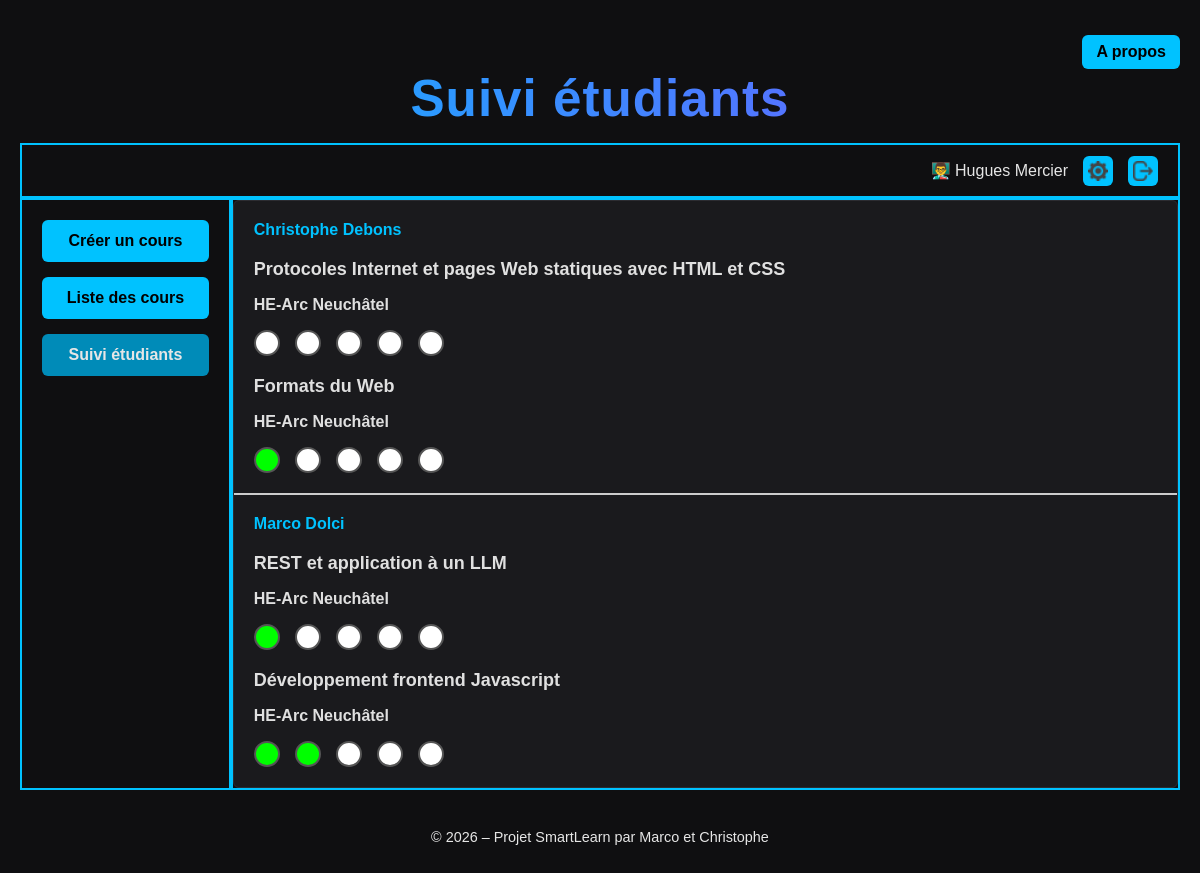
Page /smartlearn/student-progress (signed in) on the committed database.
### tables this page shows
CREATE TABLE user (
    id INT AUTO_INCREMENT PRIMARY KEY,
    email VARCHAR(50) NOT NULL UNIQUE,
    name VARCHAR(50) NOT NULL,
    forename VARCHAR(50) NOT NULL,
    password VARCHAR(255) NOT NULL,
    role ENUM('teacher', 'student') NOT NULL DEFAULT 'student'
);

CREATE TABLE enrollment (
    id INT AUTO_INCREMENT PRIMARY KEY,
    user_id INT NOT NULL,
    course_id INT NOT NULL,
    created_at TIMESTAMP DEFAULT CURRENT_TIMESTAMP,

    CONSTRAINT unique_user_course 
        UNIQUE (user_id, course_id),

    CONSTRAINT fk_enroll_user
        FOREIGN KEY (user_id)
        REFERENCES user(id)
        ON DELETE CASCADE,

    CONSTRAINT fk_enroll_course
        FOREIGN KEY (course_id)
        REFERENCES course(id)
        ON DELETE CASCADE
);

CREATE TABLE course (
    id INT AUTO_INCREMENT PRIMARY KEY,
    name VARCHAR(100) NOT NULL,
    descriptive TEXT NOT NULL,
    delay DATE NOT NULL,
    date_start DATE NOT NULL,
    date_end DATE NOT NULL,
    time_start TIME NOT NULL,
    time_end TIME NOT NULL,
    days VARCHAR(100) NOT NULL,
    period INT NOT NULL,
    sites VARCHAR(100) NOT NULL,
    price DECIMAL(10,2) NOT NULL,
    teacher_id INT NOT NULL,
    
    CONSTRAINT fk_course_teacher
        FOREIGN KEY (teacher_id)
        REFERENCES user(id)
        ON DELETE CASCADE
);

CREATE TABLE enrollmentstatus (
    id INT PRIMARY KEY,
    inscription_status   ENUM('white', 'green', 'red') NOT NULL DEFAULT 'white',
    admissibilite_status ENUM('white', 'green', 'red') NOT NULL DEFAULT 'white',
    paiement_status      ENUM('white', 'green', 'red') NOT NULL DEFAULT 'white',
    realisation_status   ENUM('white', 'green', 'red') NOT NULL DEFAULT 'white',
    certification_status ENUM('white', 'green', 'red') NOT NULL DEFAULT 'white',

    CONSTRAINT fk_status_enrollment
        FOREIGN KEY (id)
        REFERENCES enrollment(id)
        ON DELETE CASCADE
);

### app/controllers/EnrollmentController.php (called while the page is built, shortened)
<?php
require_once 'app/models/Enrollment.php';
class EnrollmentController {
    public function studentProgress() {
        $user = $_SESSION['user'];
        $studentsCourses = Enrollment::getStudentsForTeacher($user['id']);
        $nav = NavigationHelper::getNavigationButton();
        return Helper::view('student_progress', [
            'title' => 'Suivi étudiants',
            'btnAbout' => $nav['btnAbout'],
            'btnAboutLink'  => $nav['btnAboutLink'],
            'user' => $user,
            'studentsCourses' => $studentsCourses
        ]);
    }
}

### index.php (called while the page is built, shortened)
<?php
try {
    $uri = Request::uri();
    $router = Router::load('routes.php');
    $router->direct($uri);
} catch (Exception $e) {
    error_log($e->getMessage());
    Helper::view('error', [
        'title' => 'Erreur interne – 500',
        'message' => "Une erreur inattendue est survenue : " . $e->getMessage()
    ], public: true);
    exit;
}

### core/Model.php (called while the page is built, shortened)
<?php
class Model {
   public static function tableName() {
      return strtolower(get_called_class());
   }
}

### app/models/Enrollment.php (called while the page is built, shortened)
<?php
require_once "core/Model.php";
class Enrollment extends Model {
    public static function getStudentsForTeacher($teacher_id) {
        $dbh = App::get('dbh');
        $table = static::tableName();
        $stmt = $dbh->prepare("
            SELECT
                e.id AS enrollment_id,
                e.user_id,
                e.course_id,
                e.created_at,
                u.name AS student_name,
                u.forename AS student_forename,
                u.email AS student_email,
                c.name,
                c.sites,
                c.days,
                c.date_start,
                c.date_end,
                t.name AS teacher_name,
                t.forename AS teacher_forename,
                es.inscription_status,
                es.admissibilite_status,
                es.paiement_status,
                es.realisation_status,
                es.certification_status
            FROM $table e
            INNER JOIN user u ON u.id = e.user_id
            INNER JOIN course c ON c.id = e.course_id
            INNER JOIN user t ON t.id = c.teacher_id
            LEFT JOIN enrollmentstatus es ON es.id = e.id
            WHERE c.teacher_id = :teacher_id
            ORDER BY u.name ASC, u.forename ASC, c.date_start ASC, c.name ASC
        ");
        $stmt->execute(['teacher_id' => $teacher_id]);
        return $stmt->fetchAll(PDO::FETCH_CLASS, 'EnrollmentCourse');
    }
}

### core/App.php (called while the page is built)
<?php
class App{
  private static $app = [];
  public static function get($key) {
    return static::$app[$key];
  }
  public static function set($key, $value) {
     static::$app[$key] = $value;
  }
  public static function load_config($file) {
     static::$app['config'] = require($file);
  }
}

### app/views/partials/course_item.php (the view)
<?php
    $isAdmin = App::get('isAdmin');
?>
<div class="suivi-course">
    <div class="course-title">
        <?= Helper::e($course->name)?>
    </div>
    <div class="course-meta">
        <p><?= Helper::e($course->sites)?></p>
    </div>
    <div class="pastilles">
        <div class="pastille <?= $isAdmin ? 'clickable' : '' ?>"
            data-id="<?= Helper::e($course->enrollment_id) ?>"
            data-state="<?= Helper::e($course->inscription_status ?? 'white') ?>"
            data-name="inscription_status"
            title="Inscription"></div>
        <div class="pastille <?= $isAdmin ? 'clickable' : '' ?>"
            data-id="<?= Helper::e($course->enrollment_id) ?>"
            data-state="<?= Helper::e($course->admissibilite_status ?? 'white') ?>"
            data-name="admissibilite_status"
            title="Admissibilité"></div>
        <div class="pastille <?= $isAdmin ? 'clickable' : '' ?>"
            data-id="<?= Helper::e($course->enrollment_id) ?>"
            data-state="<?= Helper::e($course->paiement_status ?? 'white') ?>"
            data-name="paiement_status"
            title="Paiement"></div>
        <div class="pastille <?= $isAdmin ? 'clickable' : '' ?>"
            data-id="<?= Helper::e($course->enrollment_id) ?>"
            data-state="<?= Helper::e($course->realisation_status ?? 'white') ?>"
            data-name="realisation_status"
            title="Réalisation"></div>
        <div class="pastille <?= $isAdmin ? 'clickable' : '' ?>"
            data-id="<?= Helper::e($course->enrollment_id) ?>"
            data-state="<?= Helper::e($course->certification_status ?? 'white') ?>"
            data-name="certification_status"
            title="Certification"></div>
    </div>
</div>

### app/views/student_progress.view.php (shortened to what this page needs)
<div class="cours-container">
    <div class="suivi-colum">
        <?php if (!empty($studentsCourses)): ?>
            <?php
            $currentStudent = null;
            foreach ($studentsCourses as $course):
                $studentFullName = trim(($course->student_forename ?? '') . ' ' . ($course->student_name ?? ''));
                if ($currentStudent !== $studentFullName):
                    if ($currentStudent !== null) {
                        echo '<hr class="student-separator">';
                    }
                    $currentStudent = $studentFullName;
                    echo '<div class="suivi-user">' . Helper::e($studentFullName) . '</div>';
                endif;
            ?>
                <?php
                require 'partials/course_item.php';
                ?>
            <?php endforeach; ?>
        <?php else: ?>
            <p>Aucun étudiant inscrit pour le moment.</p>
        <?php endif; ?>
    </div>
</div>

### core/Router.php (shortened to what this page needs)
<?php
class Router {
  protected $routes = [];
  public function define($routes) {
    $this->routes = $routes;
  }
  public function direct($uri) {
    $uri = parse_url($uri)["path"];
    $prefix = App::get('config')['install_prefix'] ?? null;
    if (isset($prefix) && !empty($prefix)) {
      if (strncmp($uri, $prefix, strlen($prefix)) == 0) {
        if (empty($uri = substr($uri, strlen($prefix) + 1))) {
          $uri = "";
        }
      }
    }
    if(array_key_exists ($uri, $this->routes)) {
      return $this->callAction(
          ...explode('@', $this->routes[$uri]['action'])
      );
    }
  }
  protected function callAction($controller, $action = 'index') {
    $control = new $controller;
    return $control->$action();
  }
}

### helpers/Helper.php (shortened to what this page needs)
<?php
class Helper {
    public static function view(string $name, array $data = [], bool $public = false) {
        $config = App::get('config');
        extract($data);
        require "app/views/{$name}.view.php";
        $content = ob_get_clean();
        if ($public) {
            require "app/views/partials/layout_public.php";
        } else {
            require "app/views/partials/layout_prive.php";
        }
    }
    public static function e($value) {
        return htmlspecialchars($value ?? '', ENT_QUOTES, 'UTF-8');
    }
}

### app/views/partials/header.php (shortened to what this page needs)
<!DOCTYPE html>
<html lang="fr">
    <head>
        <link rel="stylesheet"href="<?= $config['CSS_PATH'] ?>style.css">
        </head>
    <body>
    <header>
       <?php
            $btnAboutLink = $btnAboutLink ?? null;
            $btnAbout = $btnAbout ?? null;
        ?>
        <nav class="menu-right">
            <?php if ($btnAboutLink && $btnAbout): ?>
                <a class="btn-about" href="<?= Helper::e($btnAboutLink) ?>">
                    <?= Helper::e($btnAbout) ?>
                </a>
            <?php endif; ?>
        </nav>
        <h1><?= Helper::e($title ?? "SmartLearn") ?></h1>
    </header>

### app/views/partials/layout_prive.php (shortened to what this page needs)
<?php
    require_once 'header.php';
    $isAdmin = App::get('isAdmin');
    $current = trim(parse_url($_SERVER['REQUEST_URI'], PHP_URL_PATH), '/');
    if (str_starts_with($current, $config['install_prefix'])) {
        $current = trim(substr($current, strlen($config['install_prefix'])), '/');
    }
?>
<main>
    <div>
        <div class="border header-user">
            <p class="textRight">
                <?php
                    $user = $_SESSION['user'] ?? null;
                    $icon = (!empty($user) && ($user['role'] ?? '') === 'teacher') ? '👨‍🏫' : '🧑‍🎓';
                ?>
                <?= $icon ?>
                <?= Helper::e(($user['forename'] ?? '') . ' ' . ($user['name'] ?? 'Invité')) ?>
            </p>
            <a class="btn-icon" href="user" title="configuration">
                <img src="<?= $config['FAVICON_PATH'] ?>wheel.png" alt="configuration">
            </a>
            <a class="btn-icon" href="logout" title="Logout">
                <img src="<?= $config['FAVICON_PATH'] ?>logout.png" alt="logout">
            </a>
        </div>
        <div class="box">
            <div class="sidebar border">
                <?php if ($isAdmin): ?>
                    <a class="<?= $current === 'create-course' ? 'active' : '' ?>"href="create-course">Créer un cours</a>
                <?php endif; ?>
                <a class="<?= $current === 'list' ? 'active' : '' ?>"
                   href="list">Liste des cours</a>
                <?php if (($user['role'] ?? '') === 'teacher'): ?>
                    <a class="<?= $current === 'student-progress' ? 'active' : '' ?>"
                    href="student-progress">Suivi étudiants</a>
                <?php else: ?>
                    <a class="<?= $current === 'my-courses' ? 'active' : '' ?>"
                    href="my-courses">Mes cours</a>
                <?php endif; ?>
            </div>
            <div class="content border">
                <?= $content ?>
            </div>
        </div>
    </div>
</main>
<?php require_once 'footer.php'; ?>

### app/views/partials/footer.php
  <footer>
    <p>&copy; 2026 – Projet SmartLearn par Marco et Christophe</p>
  </footer>
</body>
</html>

### public/css/style.css (style rules this page uses)
:root { --accent: #00c2ff; --accent-light: #4ddcff; --accent-dark: #008bb8; --color-bg: #0f0f11; --color-bg-alt: #16161a; --color-text: #e6e6e6; --color-text-muted: #a8a8a8; --red: #ff4d4d; --red-light: #ff8080; --red-bg: rgba(255, 0, 0, 0.15); --green: #4dff4d; --green-light: #80ff80; --green-bg: rgba(0, 255, 0, 0.15); --yellow: #ffd966; --yellow-light: #ffecb3; --gray: #2a2a2e; --gray-light: #3a3a40; --gray-bg: #1a1a1d; --separator: #ccc; --pastille-border: #555; --card-bg: var(--gray-bg); --card-border: var(--gray); --radius-border: 6px; --form-bg: #1b1b1e; --form-border: #2c2c31; --input-bg: #242428; --input-border: #3a3a40; --input-text: #ffffff; --btn-bg: var(--accent); --btn-text: #000; --btn-bg-hover: var(--accent-light); --btn-bg-active: var(--accent-dark); --disabled-bg: #ccc; --title-color: #e0e0e0; --meta-color: #e0e0e0; --gradient-end: #7d4dff; --suivi-user-color: var(--accent); --row-bg: #1a1a1a; --row-border: #2c2c2c; }
body { font-family: Arial, sans-serif; margin: 20px; background-color: var(--color-bg); color: var(--color-text); }
h1 { font-size: 3.2rem; font-weight: 700; text-align: center; margin-bottom: 30px; background: linear-gradient(90deg, var(--accent), var(--gradient-end)); -webkit-background-clip: text; -webkit-text-fill-color: transparent; letter-spacing: 1px; }
header h1 { flex: 1; text-align: center; margin: 0 0 15px 0; }
footer { display: flex; align-items: center; justify-content: center; margin-top: 25px; font-size: 0.9em; }
.menu-right { display: flex; justify-content: flex-end; width: auto; }
.btn-about { display: inline-block; padding: 8px 14px; margin-top: 15px; background-color: var(--btn-bg); color: var(--btn-text); border-radius: var(--radius-border); font-weight: bold; text-decoration: none; transition: background-color 0.2s ease; cursor: pointer; }
.box { display: flex; }
.border { border-color: var(--btn-bg); border-style: solid; border-width: 2px; }
.sidebar { width: 15%; padding: 20px; display: flex; flex-direction: column; gap: 15px; }
.sidebar a { display: block; padding: 12px 18px; background-color: var(--btn-bg); color: var(--btn-text); text-decoration: none; border-radius: var(--radius-border); font-weight: bold; text-align: center; transition: background-color 0.2s ease; }
.sidebar a.active { background-color: var(--btn-bg-active); color: var(--color-text); }
.content { width: 85%; }
.header-user { display: flex; justify-content: flex-end; align-items: center; gap: 15px; padding-right: 20px; }
.btn-icon { display: flex; align-items: center; justify-content: center; width: 30px; height: 30px; background-color: var(--btn-bg); border-radius: var(--radius-border); }
.btn-icon img { width: 20px; height: 20px; }
.suivi-colum { background: var(--card-bg); border-radius: 6px; border: 1px solid var(--form-border); }
.suivi-user { width: 150px; font-weight: bold; color: var(--suivi-user-color); margin: 20px 0px 0px 20px; }
.suivi-course { flex: 1; margin: 20px 0px 20px 20px; }
.course-title, .course-meta { font-weight: bold; margin-bottom: 10px; color: var(--title-color); }
.course-title { font-size: 18px; }
.course-meta { font-size: 16px; }
.pastilles { display: flex; gap: 15px; }
.pastille { width: 22px; height: 22px; border-radius: 50%; border: 2px solid var(--pastille-border); transition: 0.2s; pointer-events: auto; }
.pastille.clickable { cursor: pointer; }
.student-separator { border: none; border-top: 2px solid var(--separator); margin: 20px 0; }
.pastille[data-state="white"] { background: #ffffff; }
.pastille[data-state="green"] { background: #00ff00; }

### rows in the picture
user: forename+name "Hugues Mercier"
enrollment: user.name "Christophe Debons", course.name "Protocoles Internet et pages Web statiques avec HTML et CSS", course.sites "HE-Arc Neuchâtel"
enrollment: course.name "Formats du Web", course.sites "HE-Arc Neuchâtel"
enrollment: user.name "Marco Dolci", course.name "REST et application à un LLM", course.sites "HE-Arc Neuchâtel"
enrollment: course.name "Développement frontend Javascript", course.sites "HE-Arc Neuchâtel"

### other values in the picture
Helper::e($btnAbout) "A propos"
Helper::e($title ?? "SmartLearn") "Suivi étudiants"
$icon "👨‍🏫"
